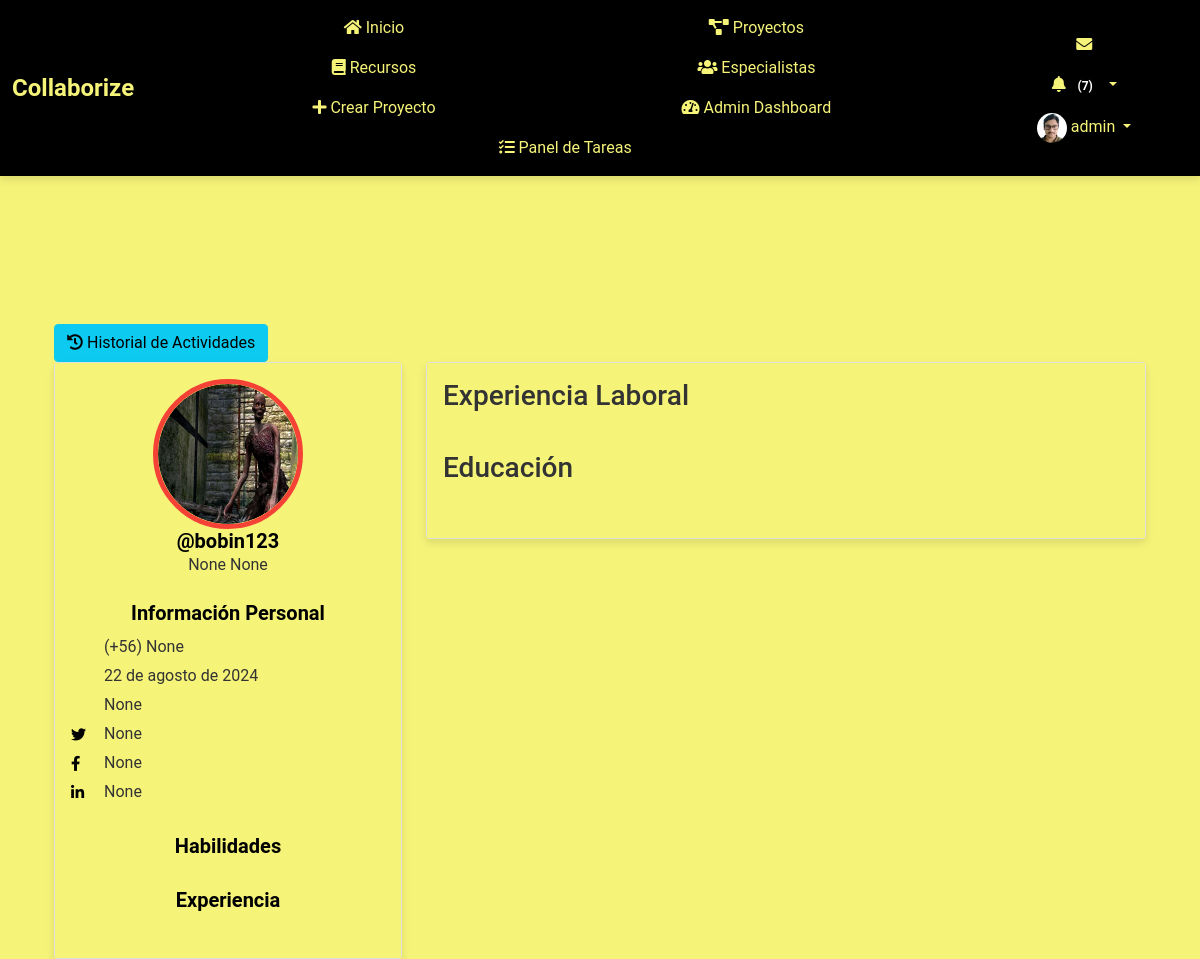
The page /perfil/17/ (signed in) on the database as committed earlier.
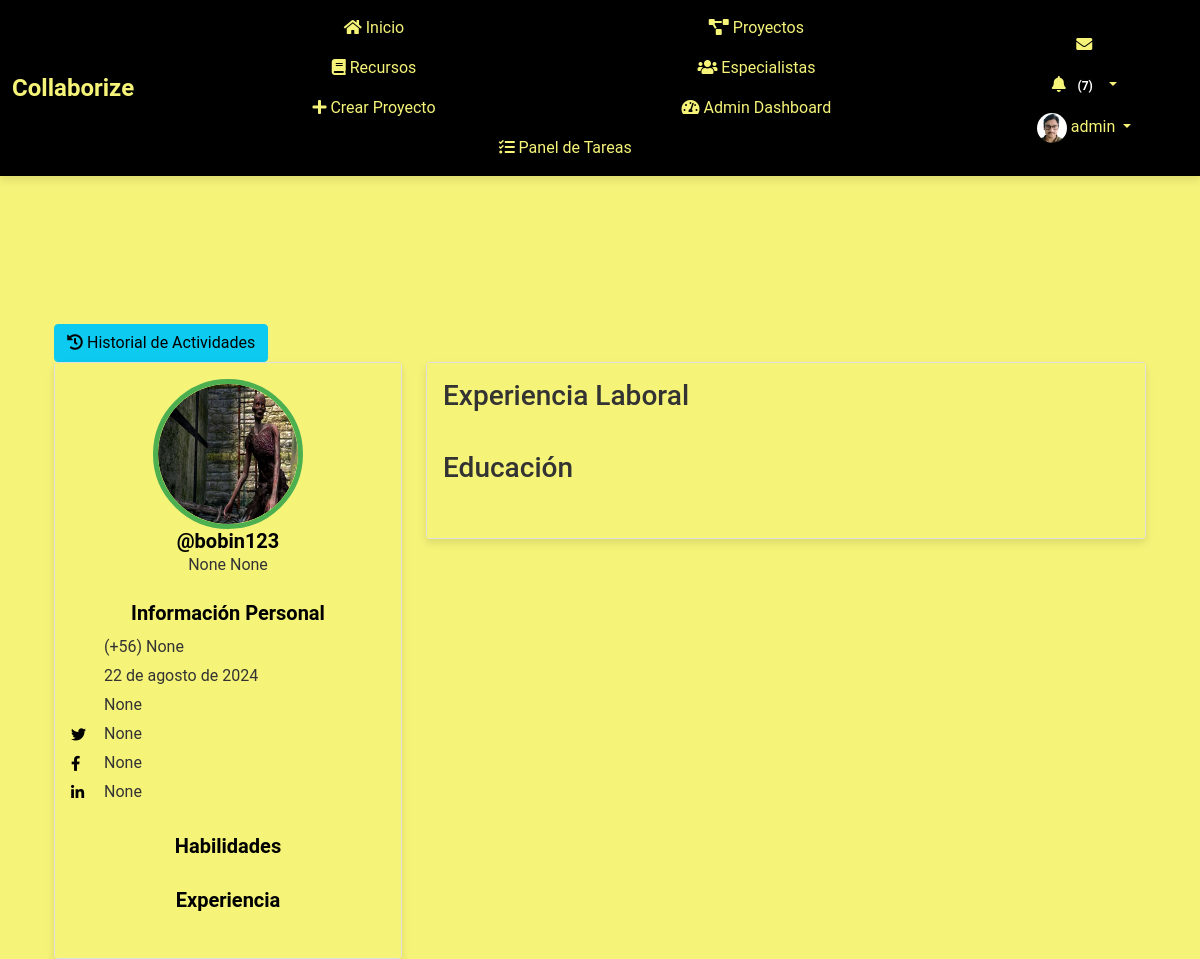
The same page on the database as committed later.
### myapp/models.py (models this page shows, shortened)
class Perfil(models.Model):
    user = models.OneToOneField(User, on_delete=models.CASCADE)
    nombre = models.CharField(max_length=30, blank=True, null=True)
    apellido = models.CharField(max_length=30, blank=True, null=True)
    telefono = models.CharField(max_length=15, blank=True, null=True)
    fecha_nacimiento = models.DateField(null=True, blank=True)
    avatar = models.ImageField(upload_to='avatars/', null=True, blank=True)
    website = models.URLField(max_length=200, blank=True, null=True)
    twitter = models.URLField(max_length=200, blank=True, null=True)
    facebook = models.URLField(max_length=200, blank=True, null=True)
    linkedin = models.URLField(max_length=200, blank=True, null=True)
    habilidades = models.TextField(blank=True, null=True)
    experiencia = models.TextField(blank=True, null=True)
    especialidad = models.CharField(max_length=200,blank=True, null=True)
    ubicacion = models.CharField(max_length=200,blank=True, null=True)
    disponibilidad = models.BooleanField(blank=True, null=True)

### myapp/views.py (the view)
# urls.py: path('perfil/<int:user_id>/', views.ver_perfil, name='ver_perfil'),
@login_required
def ver_perfil(request, user_id):
    usuario = get_object_or_404(User, id=user_id)
    perfil = usuario.perfil
    if request.method == 'POST':
        if 'toggle_disponibilidad' in request.POST:
            perfil.disponibilidad = not perfil.disponibilidad
            perfil.save()
        return redirect('ver_perfil', user_id=user_id)
    experiencias = ExperienciaLaboral.objects.filter(perfil=perfil).order_by('-fecha_inicio')
    educaciones = Educacion.objects.filter(perfil=perfil).order_by('-fecha_inicio')
    proyectos_creados = Proyecto.objects.filter(creador=usuario)
    proyectos_colaborados = Proyecto.objects.filter(colaboradores=usuario)
    return render(request, 'myapp/ver_perfil.html', {
        'usuario': usuario,
        'perfil': perfil,
        'experiencias': experiencias,
        'educaciones': educaciones,
        'proyectos_creados': proyectos_creados,
        'proyectos_colaborados': proyectos_colaborados,
    })

### myapp/templates/myapp/ver_perfil.html (shortened to what this page needs)
{% extends 'myapp/base.html' %}
{% load static %}
{% load custom_filters %}
{% block extra_css %}
<link rel="stylesheet" href="{% static 'css/ver_perfil.css' %}">
<link href="https://cdnjs.cloudflare.com/ajax/libs/font-awesome/5.11.2/css/all.min.css" rel="stylesheet">
<link href="https://cdn.jsdelivr.net/npm/@icon/entypo@1.0.3/entypo.css" rel="stylesheet">
{% endblock %}
{% block content %}
<div class="container bootstrap snippet mt-5">
    <div class="row">
        <div class="col-md-12">
            <div class="btn-group-custom">
                <a href="{% url 'historial_actividades' %}" class="btn btn-info btn-custom">
                    <i class="fa fa-history"></i> Historial de Actividades
                </a>
            </div>
        </div>
    </div>
    <div class="row">
        <div class="col-md-4">
            <div class="left-profile-card card">
                <div class="card-body">
                    <div class="user-profile {% if perfil.disponibilidad %}available{% else %}not-available{% endif %}">
                        {% if perfil.avatar %}
                            <img src="{{ perfil.avatar.url }}" alt="Avatar">
                        {% else %}
                            <img src="{% static 'images/default-avatar.png' %}" alt="Avatar">
                        {% endif %}
                    </div>
                    <h3>@{{ usuario.username }}</h3>
                    <p>{{ perfil.nombre }} {{ perfil.apellido }}</p>
                    <div class="personal-info mt-4">
                        <h3>Información Personal</h3>
                        <ul class="personal-list">
                            <li>(+56) {{ perfil.telefono }}</li>
                            <li>{{ perfil.fecha_nacimiento }}</li>
                            <li>{{ perfil.website }}</li>
                            <li><i class="fab fa-twitter"></i> {{ perfil.twitter }}</li>
                            <li><i class="fab fa-facebook-f"></i> {{ perfil.facebook }}</li>
                            <li><i class="fab fa-linkedin-in"></i> {{ perfil.linkedin }}</li>
                        </ul>
                    </div>
                    <div class="personal-info mt-4">
                        <h3>Habilidades</h3>
                    </div>
                    <div class="personal-info mt-4">
                        <h3>Experiencia</h3>
                    </div>
                </div>
            </div>
        </div>
        <div class="col-md-8">
            <div class="right-profile-card card">
                <div class="card-body">
                    <h3>Experiencia Laboral</h3>
                    <h3>Educación</h3>
                </div>
            </div>
        </div>
    </div>
</div>
{% endblock %}

### myapp/templates/myapp/base.html (shortened to what this page needs)
<!DOCTYPE html>
<html lang="es">
<head>
    {% load static %}
    <link rel="stylesheet" href="https://cdn.jsdelivr.net/npm/bootstrap@5.1.3/dist/css/bootstrap.min.css">
    <link rel="stylesheet" href="https://cdnjs.cloudflare.com/ajax/libs/font-awesome/5.15.4/css/all.min.css">
    <link rel="stylesheet" href="https://cdn.jsdelivr.net/npm/@icon/entypo@1.0.3/entypo.css">
    <link rel="stylesheet" href="https://cdnjs.cloudflare.com/ajax/libs/bootstrap-datepicker/1.9.0/css/bootstrap-datepicker.min.css">
    <link rel="stylesheet" href="{% static 'css/style.css' %}">
    <link rel="stylesheet" href="{% static 'css/ver_perfil.css' %}">
    <link rel="stylesheet" href="{% static 'css/register.css' %}">
    {% block extra_css %}{% endblock %}
</head>
<body>
    {% if user.is_authenticated %}
    <header>
        <nav class="navbar navbar-expand-lg fixed-top custom-navbar">
            <div class="container-fluid d-flex justify-content-between align-items-center">
                <a class="navbar-brand" href="{% url 'index' %}">
                    <span style="font-weight: bold; color: #f5f378; font-size: 1.5rem;">Collaborize</span>
                </a>
                <div class="collapse navbar-collapse justify-content-between" id="navbarNav">
                    <ul class="navbar-nav mx-auto">
                        <li class="nav-item"><a class="nav-link" href="{% url 'index' %}"><i class="fas fa-home"></i> Inicio</a></li>
                        <li class="nav-item"><a class="nav-link" href="{% url 'proyecto_lista' %}"><i class="fas fa-project-diagram"></i> Proyectos</a></li>
                        <li class="nav-item"><a class="nav-link" href="{% url 'listar_recursos' %}"><i class="fas fa-book"></i> Recursos</a></li>
                        <li class="nav-item"><a class="nav-link" href="{% url 'listar_especialistas' %}"><i class="fas fa-users"></i> Especialistas</a></li>
                        {% if user.is_staff %}
                        <li class="nav-item"><a class="nav-link" href="{% url 'crear_proyecto' %}"><i class="fas fa-plus"></i> Crear Proyecto</a></li>
                        <li class="nav-item"><a class="nav-link" href="{% url 'admin_dashboard' %}"><i class="fas fa-tachometer-alt"></i> Admin Dashboard</a></li>
                        <li class="nav-item"><a class="nav-link" href="{% url 'admin_panel_tareas' %}"><i class="fas fa-tasks"></i> Panel de Tareas</a></li>
                        {% endif %}
                    </ul>
                    <ul class="navbar-nav ms-auto">
                        <li class="nav-item">
                            <a class="nav-link" href="{% url 'listar_mensajes' %}"><i class="fas fa-envelope"></i>
                            </a>
                        </li>
                        <li class="nav-item dropdown">
                            <a class="nav-link dropdown-toggle" href="#" id="notificacionesDropdown" role="button" data-bs-toggle="dropdown" aria-haspopup="true" aria-expanded="false">
                                <i class="fas fa-bell"></i>
                                <span id="notificaciones-count" class="badge badge-danger"></span>
                            </a>
                        </li>
                        <li class="nav-item dropdown">
                            <a class="nav-link dropdown-toggle" href="#" id="perfilDropdown" role="button" data-bs-toggle="dropdown" aria-haspopup="true" aria-expanded="false">
                                <img src="{% if user.perfil.avatar %}{{ user.perfil.avatar.url }}{% else %}{% static 'images/default_avatar.png' %}{% endif %}" alt="Foto de perfil" class="rounded-circle" width="30" height="30">
                                {{ user.username }}
                            </a>
                        </li>
                    </ul>
                </div>
            </div>
        </nav>
    </header>
    {% endif %}
    <main class="container">
        {% block content %}{% endblock %}
    </main>
</body>
</html>

### myapp/static/css/style.css (style rules this page uses)
body { padding-top: 60px; background-color: #f5f378; font-family: 'Roboto', sans-serif; color: #333; }
.navbar.custom-navbar { background-color: #343a40; z-index: 1000; position: fixed; top: 0; width: 100%; box-shadow: 0 4px 8px rgba(0, 0, 0, 0.1); }
.navbar.custom-navbar .navbar-nav .nav-link { color: #f5f378; transition: color 0.3s; }
.navbar.custom-navbar .navbar-brand { color: #f5f378; font-weight: bold; font-size: 1.5rem; transition: color 0.3s; }
.navbar .nav-item { margin-left: 1rem; }
@media (max-width: 1200px) { .navbar.custom-navbar .navbar-nav { flex-wrap: wrap; justify-content: center; } }
@media (max-width: 1200px) { .navbar.custom-navbar .navbar-nav .nav-item { flex: 0 0 45%; text-align: center; } }
.container { margin-top: 20px; }
.card { box-shadow: 0 4px 8px rgba(0, 0, 0, 0.1); transition: transform 0.2s; }

### myapp/static/css/ver_perfil.css (style rules this page uses)
.card-body { background: #f5f378; }
.left-profile-card .user-profile { width: 150px; height: 150px; margin: auto; border-radius: 50%; overflow: hidden; position: relative; display: flex; justify-content: center; align-items: center; border: 5px solid #f5f378; }
.left-profile-card .user-profile.available { border-color: #4CAF50; }
.left-profile-card .user-profile img { width: 100%; height: 100%; border-radius: 50%; }
.left-profile-card h3 { font-size: 20px; margin-bottom: 0; font-weight: 700; text-align: center; color: #000000; background: #f5f378; }
.left-profile-card p { margin-bottom: 5px; text-align: center; background: #f5f378; }
.personal-info { margin-bottom: 30px; background: #f5f378; }
.personal-info .personal-list { list-style-type: none; margin: 0; padding: 0; background: #f5f378; }
.personal-list li { margin-bottom: 5px; display: flex; align-items: center; background: #f5f378; }
.personal-info h3 { margin-bottom: 10px; color: #000000; background: #f5f378; }
.personal-info i { font-size: 15px; color: #000000; margin-right: 15px; width: 18px; background: #f5f378; }
.right-profile-card .card-body { overflow: hidden; background: #f5f378; }

### myapp/static/css/register.css (style rules this page uses)
body { background-color: #dcc4fa; }

### myapp/templates/myapp/base.html (style rules this page uses)
body { background-color: #f5f378; }
.navbar.custom-navbar { background-color: #000000; z-index: 1000; }
.navbar.custom-navbar .navbar-nav .nav-link { color: #f5f378; }
.navbar.custom-navbar .navbar-brand { color: #f5f378; }
.navbar .nav-item { margin-left: 1rem; }
@media (max-width: 1200px) { .navbar.custom-navbar .navbar-nav { flex-wrap: wrap; justify-content: center; } }
@media (max-width: 1200px) { .navbar.custom-navbar .navbar-nav .nav-item { flex: 0 0 45%; text-align: center; } }

Rows that differ between the two databases and show on the page:
changed Perfil "None": disponibilidad False → True (drawn)
